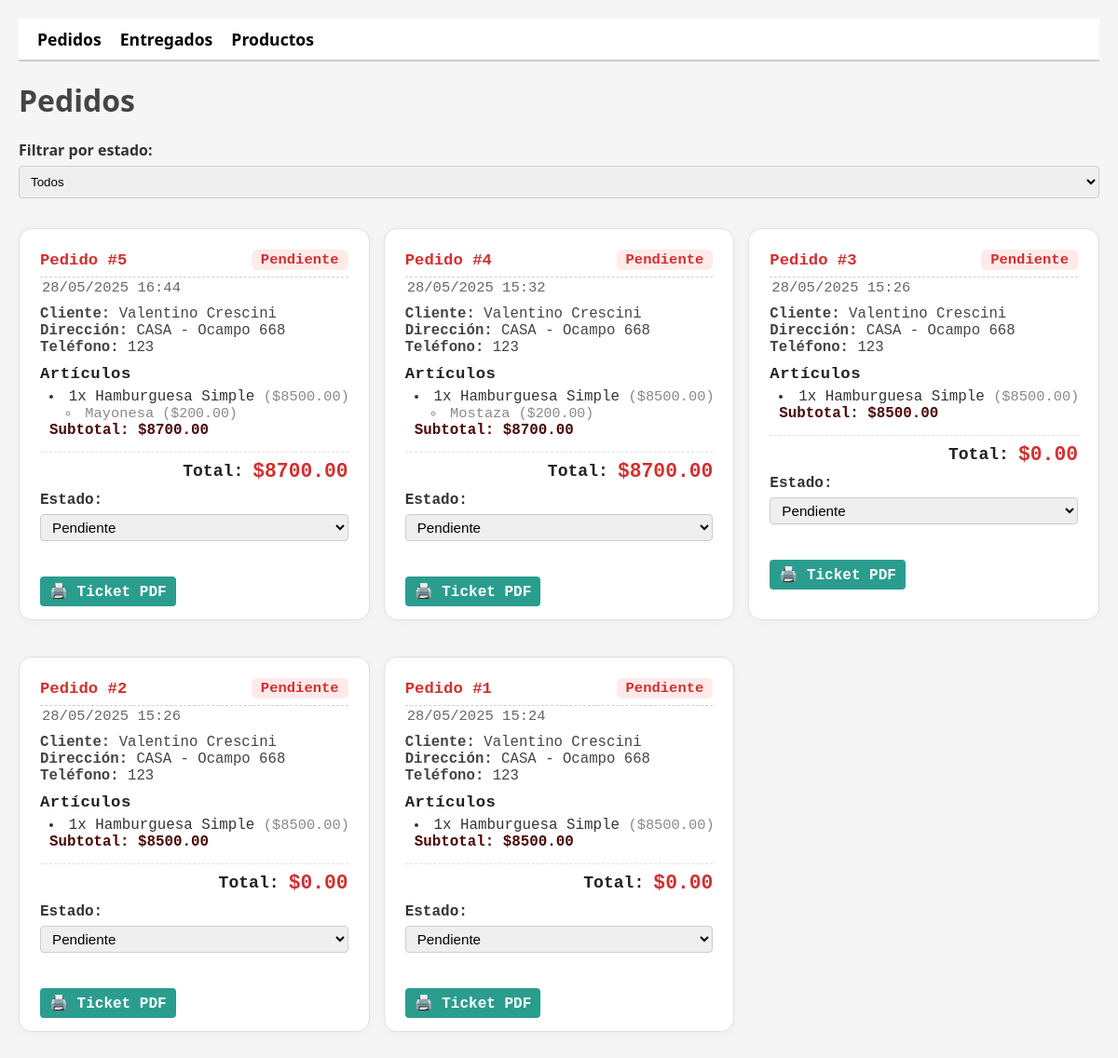
The app's page /panel/pedidos/, older data.
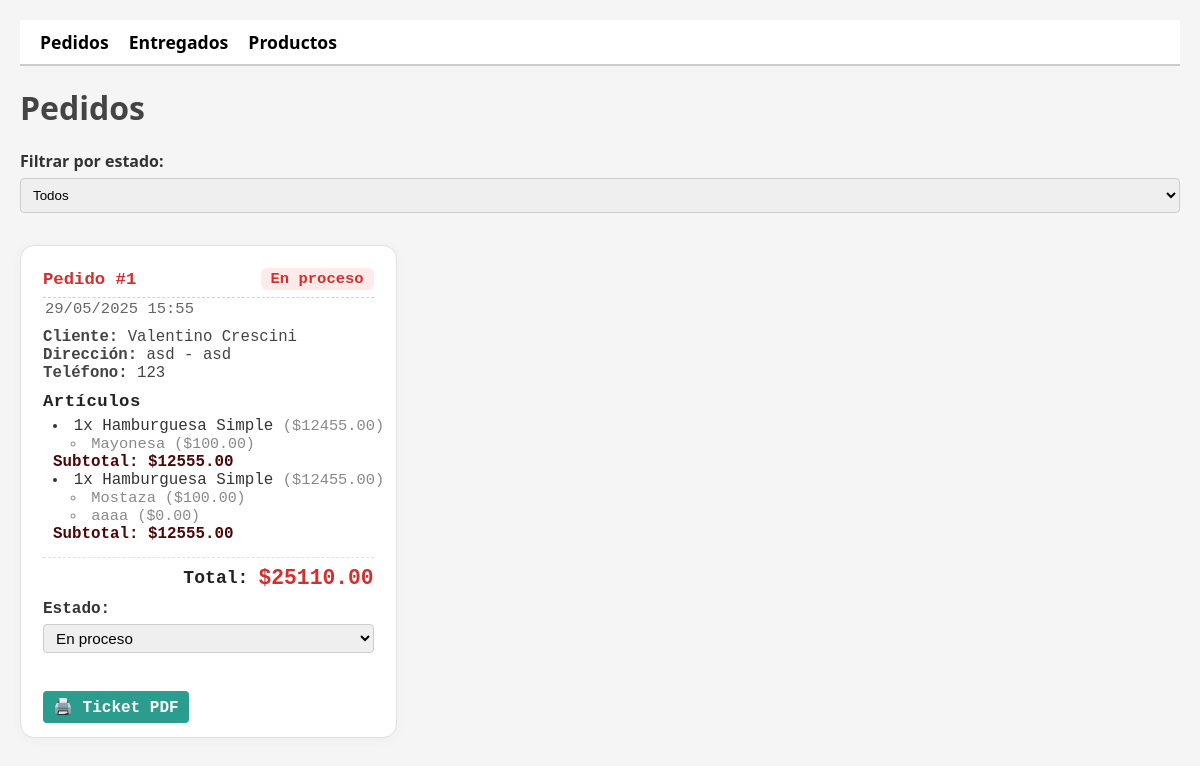
The same page, newer data.
### mi_app/models.py (models this page shows, shortened)
class Pedido(models.Model):
    ESTADOS = [
        ('pendiente', 'Pendiente'),
        ('proceso', 'En proceso'),
        ('listo', 'Listo para entregar'),
        ('entregado', 'Entregado'),
        ('cancelado', 'Cancelado'),
    ]
    cliente = models.ForeignKey(
        settings.AUTH_USER_MODEL,
        on_delete=models.CASCADE,
        related_name='pedidos',
        null=True, blank=True
    )
    cliente_nombre = models.CharField(max_length=100)
    cliente_direccion = models.CharField(max_length=200)
    cliente_telefono = models.CharField(max_length=20, blank=True)
    total = models.DecimalField(max_digits=10, decimal_places=2, default=0)
    estado = models.CharField(max_length=20, choices=ESTADOS, default='pendiente')
    fecha_creacion = models.DateTimeField(auto_now_add=True)

class PedidoProducto(models.Model):
    pedido = models.ForeignKey(Pedido, on_delete=models.CASCADE, related_name='items')
    producto = models.ForeignKey(Producto, on_delete=models.CASCADE)
    cantidad = models.PositiveIntegerField(default=1)
    opciones_seleccionadas = models.ManyToManyField(PersonalizacionOpcion, blank=True)
    nombre_producto = models.CharField(max_length=200)
    precio_producto = models.DecimalField(max_digits=10, decimal_places=2)
    def subtotal(self):
        subtotal_base = self.producto.precio * self.cantidad
        extras = sum([op.precio_extra for op in self.opciones_seleccionadas.all()])
        return subtotal_base + (extras * self.cantidad)

class PersonalizacionOpcion(models.Model):
    campo = models.ForeignKey(PersonalizacionCampo, on_delete=models.CASCADE, related_name='opciones')
    nombre = models.CharField(max_length=100)
    precio_extra = models.DecimalField(max_digits=6, decimal_places=2, default=0)

class Producto(models.Model):
    nombre = models.CharField(max_length=100)
    descripcion = models.TextField(blank=True)
    precio = models.DecimalField(max_digits=8, decimal_places=2)
    categoria = models.CharField(max_length=50)
    disponible = models.BooleanField(default=True)
    personalizable = models.BooleanField(default=False)
    campos_personalizacion = models.ManyToManyField('PersonalizacionCampo', blank=True, related_name='productos')
    imagen = models.ImageField(upload_to='productos/', blank=True, null=True)  # 👈 campo nuevo

### mi_app/views/admin.py (the view)
# urls.py: path('panel/pedidos/', views.pedidos_admin, name='pedidos_admin'),
def pedidos_admin(request):
    estado = request.GET.get('estado')
    pedidos = Pedido.objects.exclude(estado='entregado').order_by('-fecha_creacion')
    ultimo_pedido_id = pedidos.first().id if pedidos else None
    if estado:
        pedidos = pedidos.filter(estado=estado)
    return render(request, 'admin/pedidos_admin.html', {
        'pedidos': pedidos,
        'ultimo_pedido_id': ultimo_pedido_id,
    })

### mi_app/templates/admin/pedidos_admin.html (shortened to what this page needs)
{% load static %}
<link rel="stylesheet" href="{% static 'css/admin_panel.css' %}">
<nav class="admin-menu">
  <a href="{% url 'pedidos_admin' %}">Pedidos</a>
  <a href="{% url 'pedidos_entregados_admin' %}">Entregados</a>
  <a href="{% url 'productos_admin' %}">Productos</a>
</nav>
{% block titulo %}
<h1>Pedidos</h1>
{% endblock %}
{% block content %}
<link rel="stylesheet" href="{% static 'css/pedidos_admin.css' %}">
<form method="get" style="margin-bottom: 20px;">
  <label for="estado">Filtrar por estado:</label>
  <select id="estado" name="estado" onchange="this.form.submit()">
    <option value="">Todos</option>
  </select>
</form>
<div class="pedidos-grid">
  {% for pedido in pedidos %}
    <div class="recibo-pedido-admin">
      <div class="recibo-header-admin">
        <span class="recibo-numero-admin">Pedido #{{ pedido.id }}</span>
        <span class="recibo-estado-admin pedido-estado-{{ pedido.estado }}">{{ pedido.get_estado_display }}</span>
      </div>
      <div class="recibo-fecha-admin">
        {{ pedido.fecha_creacion|date:"d/m/Y H:i" }}
      </div>
      <div class="recibo-datos-admin">
        <div><strong>Cliente:</strong> {{ pedido.cliente_nombre }}</div>
        <div><strong>Dirección:</strong> {{ pedido.cliente_direccion }}</div>
        <div><strong>Teléfono:</strong> {{ pedido.cliente_telefono }}</div>
      </div>
      <div class="recibo-articulos-admin">
        <h4>Artículos</h4>
        <ul class="opciones-lista-admin">
          {% for item in pedido.items.all %}
            <li>
              {{ item.cantidad }}x {{ item.nombre_producto }}
              <span style="color:#888; font-size:0.97em;">
                (${{ item.precio_producto|stringformat:".2f" }})
              </span>
              {% if item.opciones_seleccionadas.all %}
                <ul>
                  {% for op in item.opciones_seleccionadas.all %}
                    <li>
                      {{ op.nombre }}
                      <span style="color:#888; font-size:0.97em;">
                        (${{ op.precio_extra|stringformat:".2f" }})
                      </span>
                    </li>
                  {% endfor %}
                </ul>
              {% endif %}
              <div style="font-weight:600; color:#4a0808;">
                Subtotal: ${{ item.subtotal|stringformat:".2f" }}
              </div>
            </li>
          {% empty %}
            <li>No hay artículos en este pedido.</li>
          {% endfor %}
        </ul>
      </div>
      <div class="recibo-total-admin">
        <span>Total:</span>
        <span class="recibo-total-monto-admin">${{ pedido.total }}</span>
      </div>
      <div class="pedido-estado" style="margin-top: 10px;">
        <strong>Estado:</strong>
        <form method="post" action="{% url 'cambiar_estado_pedido' pedido.id %}">
          <select name="estado" onchange="this.form.submit()">
            {% for key, label in pedido.ESTADOS %}
              <option value="{{ key }}" {% if pedido.estado == key %}selected{% endif %}>{{ label }}</option>
            {% endfor %}
          </select>
        </form>
      </div>
      <div class="pedido-actions">
        <a href="{% url 'imprimir_pedido_pdf' pedido.id %}" target="_blank">🖨️ Ticket PDF</a>
      </div>
    </div>
  {% empty %}
    <p>No hay pedidos para mostrar.</p>
  {% endfor %}
</div>
{% endblock %}

Row changes from the older to the newer data that the page shows:
removed Pedido: id "5", estado "Pendiente", fecha_creacion "28/05/2025 16:44", cliente_nombre "Valentino Crescini", cliente_direccion "CASA - Ocampo 668", cliente_telefono "123", total "8700.00", PersonalizacionOpcion (nombre "Mayonesa", precio_extra "200.00")
removed PedidoProducto: cantidad "1", nombre_producto "Hamburguesa Simple", precio_producto "8500.00", subtotal "8700.00", PersonalizacionOpcion (nombre "Mayonesa", precio_extra "200.00"), shown under "5"
removed Pedido: id "4", estado "Pendiente", fecha_creacion "28/05/2025 15:32", cliente_nombre "Valentino Crescini", cliente_direccion "CASA - Ocampo 668", cliente_telefono "123", total "8700.00", PersonalizacionOpcion (nombre "Mostaza", precio_extra "200.00")
removed PedidoProducto: cantidad "1", nombre_producto "Hamburguesa Simple", precio_producto "8500.00", subtotal "8700.00", PersonalizacionOpcion (nombre "Mostaza", precio_extra "200.00"), shown under "4"
removed Pedido: id "3", estado "Pendiente", fecha_creacion "28/05/2025 15:26", cliente_nombre "Valentino Crescini", cliente_direccion "CASA - Ocampo 668", cliente_telefono "123", total "0.00"
removed PedidoProducto: cantidad "1", nombre_producto "Hamburguesa Simple", precio_producto "8500.00", subtotal "8500.00", shown under "3"
removed Pedido: id "2", estado "Pendiente", fecha_creacion "28/05/2025 15:26", cliente_nombre "Valentino Crescini", cliente_direccion "CASA - Ocampo 668", cliente_telefono "123", total "0.00", PedidoProducto (cantidad "1", nombre_producto "Hamburguesa Simple", precio_producto "8500.00", subtotal "8500.00")
changed Pedido "Valentino Crescini": estado "Pendiente" → "En proceso"; fecha_creacion "28/05/2025 15:24" → "29/05/2025 15:55"; cliente_direccion "CASA - Ocampo 668" → "asd - asd"; gains PedidoProducto (cantidad "1", nombre_producto "Hamburguesa Simple", precio_producto "12455.00", subtotal "12555.00"); total "0.00" → "25110.00"
changed PedidoProducto (number 1 of 2 on the later page): precio_producto "8500.00" → "12455.00"; gains PersonalizacionOpcion (nombre "Mayonesa", precio_extra "100.00"); subtotal "8500.00" → "12555.00"
changed PedidoProducto (number 2 of 2 on the later page): gains PersonalizacionOpcion (nombre "Mostaza", precio_extra "100.00")
added PersonalizacionOpcion: nombre "aaaa", precio_extra "0.00", shown under PedidoProducto (number 2 of 2 on the later page)
